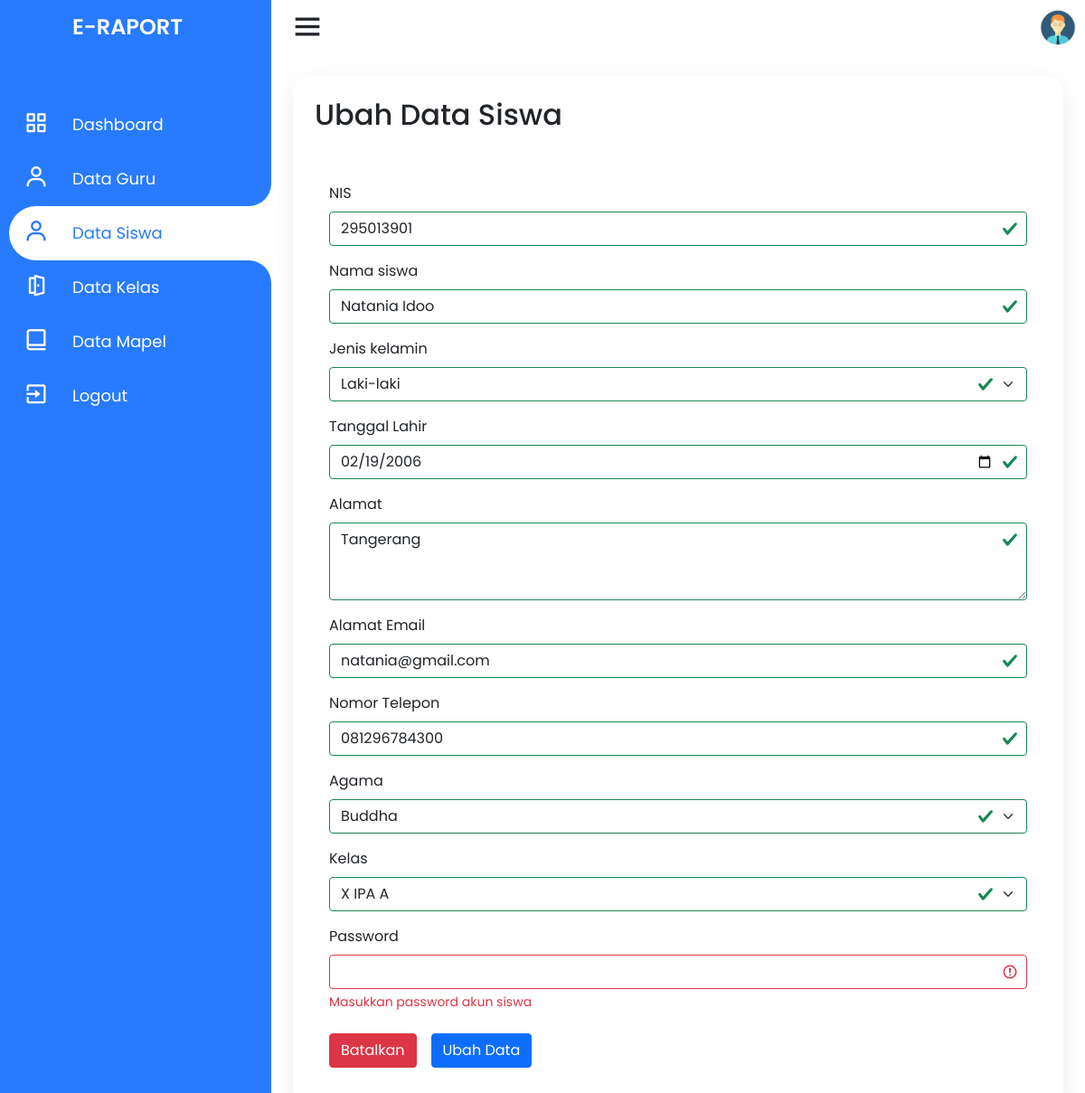
The app's page /admin/ubah-data-siswa?nis=295013901 (signed in) with its own data.
### tables this page shows
CREATE TABLE `siswa` (
  `nis` varchar(11) NOT NULL,
  `nama_siswa` varchar(50) NOT NULL,
  `jenis_kelamin` enum('Laki-laki','Perempuan') NOT NULL,
  `alamat` text NOT NULL,
  `email` varchar(50) NOT NULL,
  `no_telp` varchar(14) NOT NULL,
  `agama` enum('Islam','Kristen','Katolik','Hindu','Buddha','Konghuchu') NOT NULL,
  `id_kelas` int(11) NOT NULL,
  `tanggal_lahir` date NOT NULL,
  `password` varchar(255) NOT NULL
);

### admin/ubah-data-siswa.php (the view, shortened to what this page needs)
<?php
require_once dirname(__FILE__) . '/../connection.php';
$login_as = $_SESSION['login_as'];
$nis = isset($_GET['nis']) ? $_GET['nis'] : null;
?>
<!DOCTYPE html>
<html lang="en" dir="ltr">
<head>
    <link rel="stylesheet" href="style.css">
    <link href='https://unpkg.com/boxicons@2.0.7/css/boxicons.min.css' rel='stylesheet'>
    <link href="https://cdn.jsdelivr.net/npm/bootstrap@5.1.3/dist/css/bootstrap.min.css" rel="stylesheet">
    <link rel="stylesheet" href="../assets/css/style.css">
</head>
<body>
    <div class="container">
        <div class="navigation">
            <ul>
                <li>
                    <a href="#">
                        <span class="icon"></span>
                        <h1 class="title">E-Raport</h1>
                    </a>
                </li>
                <li>
                    <a href="../index">
                        <span class="icon"><i class='bx bx-grid-alt'></i></span>
                        <span class="title">Dashboard</span>
                    </a>
                </li>
                <li>
                    <a href="data-guru">
                        <span class="icon"><i class='bx bx-user'></i></span>
                        <span class="title">Data Guru</span>
                    </a>
                </li>
                <li class="hovered">
                    <a href="data-siswa">
                        <span class="icon"><i class='bx bx-user'></i></span>
                        <span class="title">Data Siswa</span>
                    </a>
                </li>
                <li>
                    <a href="data-kelas">
                        <span class="icon"><i class='bx bx-door-open'></i></span>
                        <span class="title">Data Kelas</span>
                    </a>
                </li>
                <li>
                    <a href="data-mapel">
                        <span class="icon"><i class='bx bx-book-alt'></i></span>
                        <span class="title">Data Mapel</span>
                    </a>
                </li>
                <li>
                    <a href="../logout">
                        <span class="icon"><i class='bx bx-exit'></i></span>
                        <span class="title">Logout</span>
                    </a>
                </li>
            </ul>
        </div>
    </div>
    <div class="main">
        <div class="topbar">
            <div class="toggle">
                <i class='bx bx-menu'></i>
            </div>
            <div class="user">
                                <?php
                if ($login_as == "siswa") {
                    $pp = "../assets/img/pp/std.png";
                } elseif ($login_as == "guru") {
                    $pp = "../assets/img/pp/guru.png";
                } elseif ($login_as == "admin") {
                    $pp = "../assets/img/pp/admin.png";
                }
                ?>
                <img src="<?php echo $pp; ?>" alt="user">
            </div>
        </div>
        <div class="konten">
            <h2 class="konten_title">
                Ubah Data Siswa
            </h2>
            <div class="konten_isi">
                <?php
                $result_siswa = $conn->query("SELECT * FROM siswa WHERE nis = $nis LIMIT 1");
                if ($result_siswa && $result_siswa->num_rows > 0) {
                    while ($row = $result_siswa->fetch_assoc()) {
                ?>
                        <form action="../controller/action_siswa" method="post" class="konten_ubah_nilai was-validated">
                            <div class="mb-3">
                                <label for="nisSiswa" class="form-label">NIS</label>
                                <input type="text" name="nis" class="form-control" id="nisSiswa" required value="<?php echo $row['nis']; ?>">
                            </div>
                            <div class="mb-3">
                                <label for="namaSiswa" class="form-label">Nama siswa</label>
                                <input type="text" name="nama" class="form-control" id="namaSiswa" required value="<?php echo $row['nama_siswa']; ?>">
                            </div>
                            <div class="mb-3">
                                <label for="jkSiswa" class="form-label">Jenis kelamin</label>
                                <select name="jenkel" class="form-select" id="jkSiswa" required value="<?php echo $row['jenis_kelamin']; ?>">
                                    <option value="Laki-laki" selected>Laki-laki</option>
                                </select>
                            </div>
                            <div class="mb-3">
                                <label for="tanggalLahirSiswa" class="form-label">Tanggal Lahir</label>
                                <input type="date" name="tanggallahir" class="form-control" id="tanggalLahirSiswa" required value="<?php echo $row['tanggal_lahir']; ?>">
                            </div>
                            <div class="mb-3">
                                <label for="alamatSiswa" class="form-label">Alamat</label>
                                <textarea class="form-control" name="alamat" id="alamatSiswa" rows="3" required><?php echo $row['alamat']; ?></textarea>
                            </div>
                            <div class="mb-3">
                                <label for="emailSiswa" class="form-label">Alamat Email</label>
                                <input type="email" name="email" class="form-control" id="emailSiswa" placeholder="name@example.com" required value="<?php echo $row['email']; ?>">
                            </div>
                            <div class="mb-3">
                                <label for="noTelpSiswa" class="form-label">Nomor Telepon</label>
                                <input type="number" name="telepon" class="form-control" id="noTelpSiswa" placeholder="08123456789" required value="<?php echo $row['no_telp']; ?>">
                            </div>
                            <div class="mb-3">
                                <label for="agamaSiswa" class="form-label">Agama</label>
                                <select name="agama" class="form-select" id="agamaSiswa" required value="<?php echo $row['agama']; ?>">
                                    <option value="Buddha" selected>Buddha</option>
                                </select>
                            </div>
                            <div class="mb-3">
                                <label for="kelasSiswa" class="form-label">Kelas</label>
                                <select name="kelas" class="form-select" id="kelasSiswa" required value="<?php echo $row['id_kelas']; ?>">
                                    <?php
                                    $result_kelas = $conn->query("SELECT * FROM kelas");
                                    if ($result_kelas && $result_kelas->num_rows > 0) {
                                        while ($row = $result_kelas->fetch_assoc()) {
                                            echo "
                                    <option value='${row['id_kelas']}'>${row['nama_kelas']}</option>
                                ";
                                        }
                                    }
                                    ?>
                                </select>
                            </div>
                            <div class="mb-3">
                                <label for="passwordSiswa" class="form-label">Password</label>
                                <input type="password" name="passsiswa" class="form-control" id="passwordSiswa" required>
                                <div class="invalid-feedback">
                                    Masukkan password akun siswa
                                </div>
                            </div>
                            <div class="konten_ubah_nilai_opsi">
                                <button onclick="window.location.replace('../admin/data-siswa'); return false;" type="button" class="btn btn-danger">Batalkan</button>
                                <button type="submit" name="ubah-siswa" class="btn btn-primary">Ubah Data</button>
                            </div>
                        </form>
                <?php
                    }
                }
                ?>
            </div>
        </div>
    </div>
</body>
</html>

### assets/css/style.css (style rules this page uses)
* { margin: 0; padding: 0; box-sizing: border-box; font-family: 'Poppins', sans-serif; }
dl, ol, ul { padding: 0; margin: 0; }
:root { --blue: #287bff; --white: #fff; --grey: #f5f5f5; --black1: #222; --black2: #999; --pad-sm: 8px; --pad-md: 16px; --pad-lg: 24px; --pad-xl: 32px; --pad-xxl: 64px; }
body { min-height: 100vh; overflow-x: hidden; }
.container { position: relative; width: 100%; max-width: none; }
.navigation { left: 0; position: fixed; width: 300px; height: 100%; background: var(--blue); border-left: 10px solid var(--blue); transition: .5s; overflow: hidden; padding: 0; margin: 0; }
.navigation ul { position: absolute; top: 0; left: 0; width: 100%; }
.navigation ul li { position: relative; width: 100%; list-style: none; border-top-left-radius: 30px; border-bottom-left-radius: 30px; }
.navigation ul li:hover, .navigation ul li.hovered { background: var(--white); }
.navigation ul li:nth-child(1) { margin-bottom: 40px; pointer-events: none; }
.navigation ul li a { position: relative; display: block; width: 100%; display: flex; text-decoration: none; color: var(--white); }
.navigation ul li:hover a, .navigation ul li.hovered a { color: var(--blue); }
.navigation ul li a .icon { position: relative; display: block; min-width: 60px; height: 60px; line-height: 70px; text-align: center; }
.navigation ul li a .icon .bx { font-size: 1.75em; }
.navigation ul li a .title { position: relative; display: block; padding: 0 10px; height: 60px; line-height: 60px; text-align: start; white-space: nowrap; font-size: 18px; }
.navigation ul li h1 { text-transform: uppercase; font-weight: 600; font-size: 24px !important; }
.navigation ul li:hover a::before, .navigation ul li.hovered a::before { content: ''; position: absolute; right: 0; top: -50px; width: 50px; height: 50px; border-radius: 50%; box-shadow: 35px 35px 0 10px var(--white); pointer-events: none; }
.navigation ul li:hover a::after, .navigation ul li.hovered a::after { content: ''; position: absolute; right: 0; bottom: -50px; width: 50px; height: 50px; border-radius: 50%; box-shadow: 35px -35px 0 10px var(--white); pointer-events: none; }
.main { position: absolute; width: calc(100% - 300px); left: 300px; min-height: 100vh; background: var(--white); transition: .5s; }
.topbar { width: 100%; height: 60px; display: flex; justify-content: space-between; align-items: center; padding: 0 10px; }
.toggle { position: relative; width: 60px; height: 60px; display: flex; justify-content: center; align-items: center; font-size: 2.5em; cursor: pointer; }
.user { position: relative; width: 40px; height: 40px; border-radius: 50%; overflow: hidden; cursor: pointer; }
.user img { position: absolute; top: 0; left: 0; width: 100%; height: auto; object-fit: cover; }
.konten { display: block; padding: var(--pad-lg); margin: var(--pad-lg); position: relative; background: var(--white); border-radius: 20px; box-shadow: 0 7px 25px rgba(0, 0, 0, 0.08); border: none; overflow: hidden; }
.konten .konten_isi { overflow: hidden; padding: var(--pad-sm); }
.konten .konten_title, .konten .konten_isi .konten_pengaturan, .konten .konten_isi .konten_table, .konten .konten_isi .konten_nav { margin-bottom: var(--pad-lg); }
.konten .konten_ubah_nilai { margin: var(--pad-lg) var(--pad-sm); }
.konten .konten_ubah_nilai .konten_ubah_nilai_opsi { display: flex; margin-top: var(--pad-lg); }
.konten .konten_ubah_nilai button { margin-right: var(--pad-md); }

### admin/ubah-data-siswa.php (style rules this page uses)
.navigation { transform: translateX(-100%); animation: slideIn 0.8s forwards; }
.konten { opacity: 0; animation: fadeIn 1s 0.8s forwards; }
button { transition: transform 0.2s ease, background-color 0.2s ease; }
.navigation ul li a { transition: background-color 0.3s, padding-left 0.3s; }

### records on screen
siswa: nis "295013901", nama "Natania Idoo", jenkel "Laki-laki", tanggallahir "02/19/2006", alamat "Tangerang", email "natania@gmail.com", telepon "081296784300", agama "Buddha"

### other values on screen
form field kelas "X IPA A"
